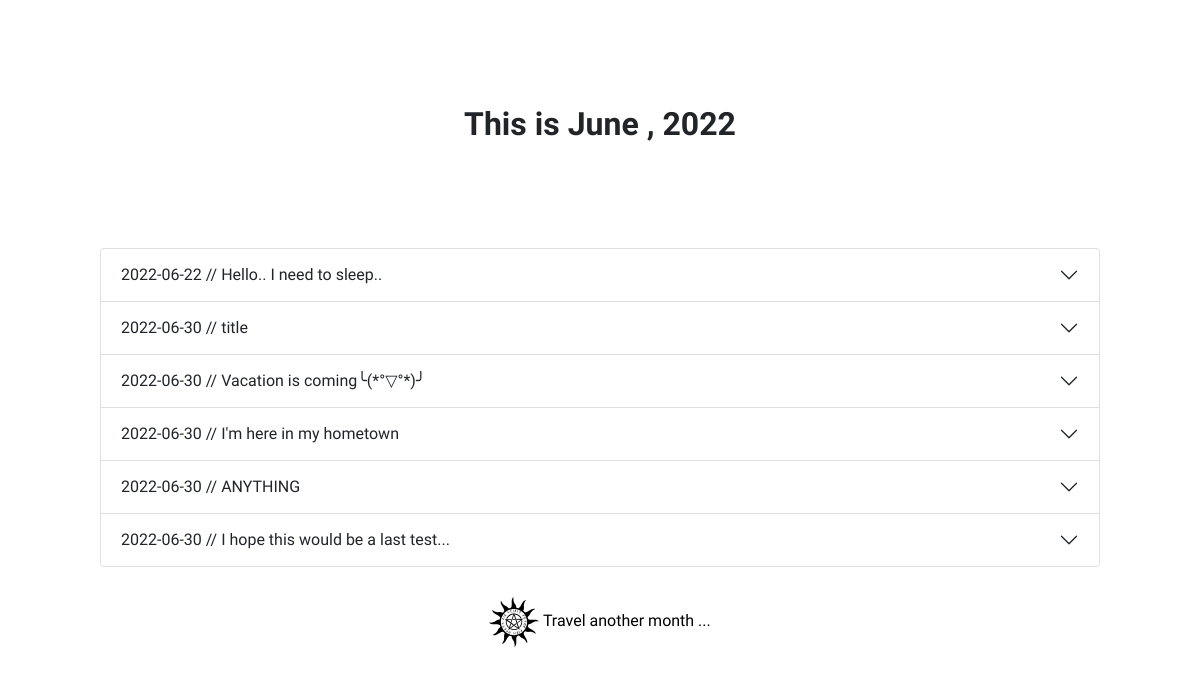
The page /inside/month/6 on the database its author committed.
### insidepage/models.py (models this page shows, shortened)
class Diary(models.Model):
    title = models.CharField(max_length=30)
    pub_date = models.DateTimeField(auto_now_add=True)
    body = models.TextField()
    def summary(self):
        return self.body[:100]

### insidepage/views.py (the view)
# urls.py: path('month/<str:month>', views.month, name='month'),
def month(request, month):
    diaries = Diary.objects.filter(pub_date__month=month)
    months = ['January', 'Feburary', 'March', 'April', 'May', 'June', 'July', 'August', 'September', 'October', 'November', 'December']
    return render(request, 'insidepage/month.html', {'diaries': diaries, 'month': months[int(month)-1]})

### insidepage/templates/insidepage/month.html (shortened to what this page needs)
{% load static %}
<!DOCTYPE html>
<html lang="en">
  <head>
    <link
      href="https://cdn.jsdelivr.net/npm/bootstrap@5.1.3/dist/css/bootstrap.min.css"
      rel="stylesheet"
    />
    <link
      rel="stylesheet"
      type="text/css"
      href="{% static 'css/styles.css' %}"
    />
  </head>
  <body>
    <div class="head">
      <span class="head__title"
        >This is <span>{{ month }}</span> , <span>2022</span></span
      >
    </div>
    {% if diaries %}
    <div class="accordion" id="accordionExample">
      {% for diary in diaries.all %}
      <div class="accordion-item">
        <h2 class="accordion-header" id="headingOne{{diary.id}}">
          <button
            class="accordion-button collapsed"
            type="button"
            data-bs-toggle="collapse"
            data-bs-target="#collapseOne{{diary.id}}"
            aria-expanded="false"
            aria-controls="collapseOne{{diary.id}}"
          >
            {{ diary.pub_date|date:'Y-m-d' }} // {{ diary.title }}
          </button>
        </h2>
      </div>
      {% endfor%}
    </div>
    {% else %}
    <div>We have no memories to show you ...</div>
    {% endif %}
    <div class="content__index footer">
      <a href="{% url 'index' %}">
        <img src="{% static 'img/pagan.svg' %}" alt="pagan" width="50px" />
        <span>Travel another month ...</span>
      </a>
    </div>
  </body>
</html>

### static/css/styles.css (style rules this page uses)
:root { --regular-font: "Merienda", cursive; --bold-font: "Merienda One", cursive; --regular-weight: 400; --bold-weight: 700; }
* { box-sizing: border-box; }
body { padding: 0; margin: 100px; text-align: center; font-family: var(--regular-font); font-weight: var(--regular-weight); }
a { text-decoration: none; color: black; }
.head { margin-bottom: 100px; }
.head__title { font-weight: var(--bold-weight); font-size: 32px; }
.head__title span { font-family: var(--bold-font); }
.content__index img { transition: all 5s ease-in-out; }
.content__index span { transition: all 0.5s ease-in-out; }
.footer { margin-top: 30px; }

### rows shown on the page
Diary: pub_date "2022-06-22", title "Hello.. I need to sleep.."
Diary: pub_date "2022-06-30", title "title"
Diary: pub_date "2022-06-30", title "Vacation is coming╰(*°▽°*)╯"
Diary: pub_date "2022-06-30", title "I'm here in my hometown"
Diary: pub_date "2022-06-30", title "ANYTHING"
Diary: pub_date "2022-06-30", title "I hope this would be a last test..."

### other values the page prints
{{ month }} "June"
